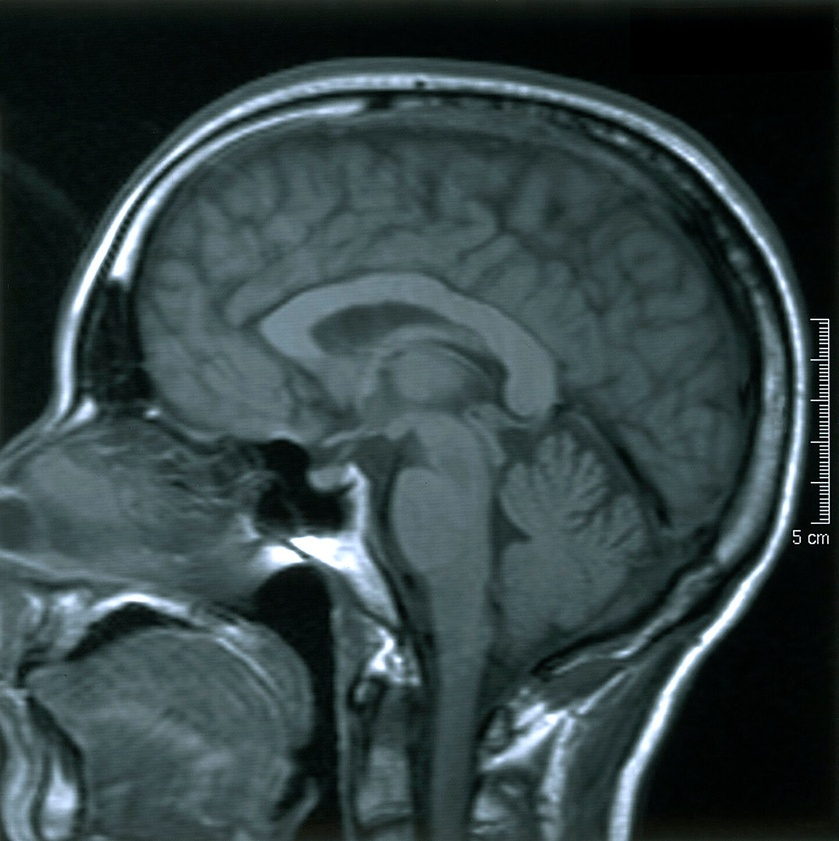
#> input picture IMG/Resonancia1.jpg, 839 x 841 px, shrunk from 1443 x 1448 before the run, found by its file name
$ jupyter execute PDI_ACT2.ipynb
#> lines starting #> are read from the running program, lines starting #| are printed output that depends on the picture
# Parte I.- Procesamiento geométrico
## *Ejercicio 1: Traslación*

[cell 1]
import cv2
import numpy as np
import matplotlib.pyplot as plt

#Cargar Imagen
img = cv2.imread('Resonancia1.jpg', cv2.IMREAD_GRAYSCALE)
#> img: shape (841, 839); min 0, max 255, mean 62.6

#Obtener Dimensiones de la Imagen
alto, ancho = img.shape
#> alto = 841; ancho = 839

#Definir Matriz de Traslación
tx, ty = 50, 30  # Desplazamiento en X e Y
M = np.float32([[1, 0, tx], [0, 1, ty]])
txf, tyf = 20.5, 15.5  # Desplazamiento en X e Y con decimales
Mf = np.float32([[1, 0, txf], [0, 1, tyf]])

#Aplicar Transformación
img_t = cv2.warpAffine(img, M, (ancho, alto))
img_tf = cv2.warpAffine(img, Mf, (ancho, alto), flags=cv2.INTER_LINEAR)
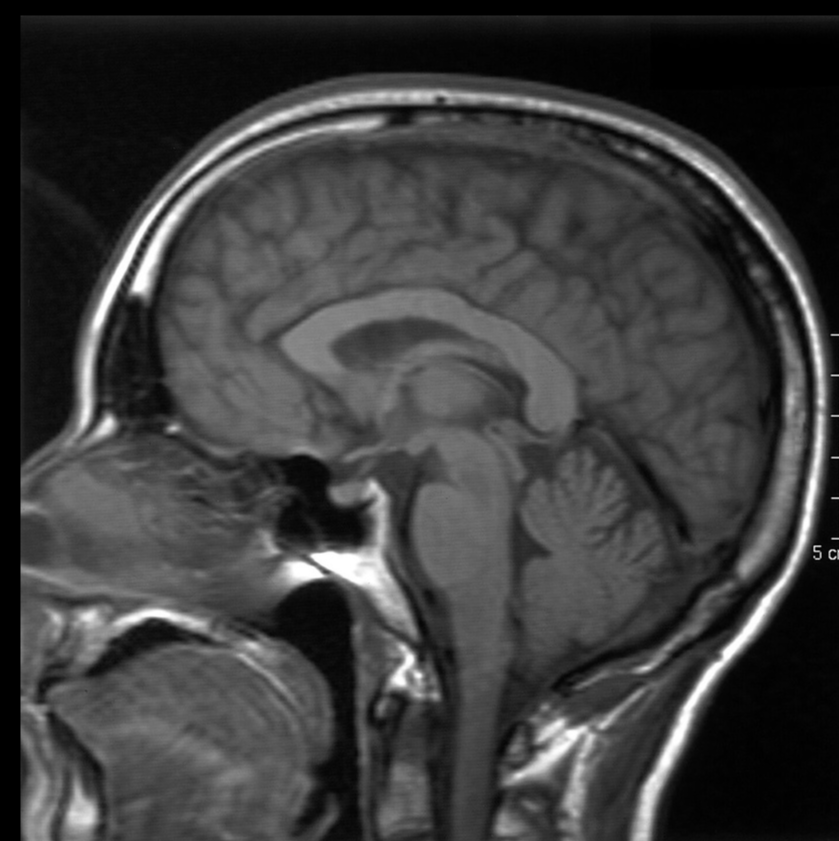
#> img_tf: shape (841, 839); min 0, max 255, mean 61.1

#Visualizar Imágenes
plt.figure(figsize=(10, 5))
plt.subplot(1, 3, 1)
plt.imshow(img, cmap="gray")
plt.title("Imagen Original")
plt.axis("off")

plt.subplot(1, 3, 2)
plt.imshow(img_t, cmap="gray")
plt.title("Imagen Trasladada")
plt.axis("off")

plt.subplot(1, 3, 3)
plt.imshow(img_tf, cmap="gray")
plt.title("Imagen Trasladada (Decimales)")
plt.axis("off")

plt.show()

## *Ejercicio 2: Rotación*

[cell 2]
# Definir rotación (30° alrededor del centro de la imagen)
angulo = 45
centro = (ancho // 2, alto // 2)  # Centro de la imagen
#> centro = (419, 420)
escala = 1.0  # Sin cambios en el tamaño

M_rotacion = cv2.getRotationMatrix2D(centro, angulo, escala)

# Aplicar rotación sobre la imagen trasladada
img_r = cv2.warpAffine(img, M_rotacion, (ancho, alto))
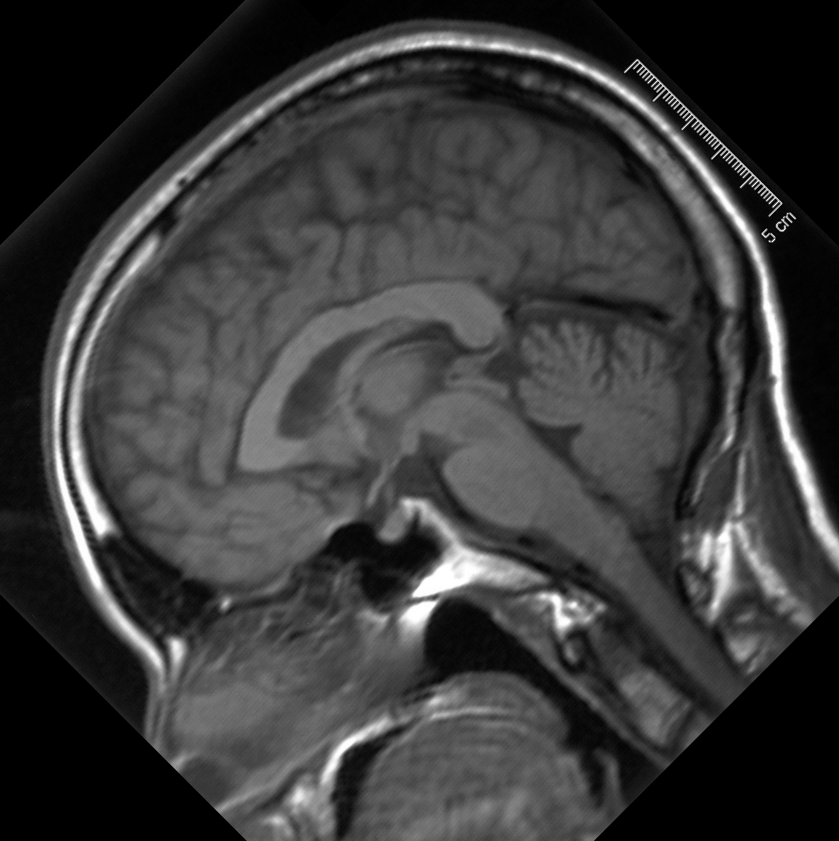
#> img_r: shape (841, 839); min 0, max 255, mean 57.8

#Visualizar Imágenes
plt.figure(figsize=(10, 5))
plt.subplot(1, 2, 1)
plt.imshow(img, cmap="gray")
plt.title("Imagen Original")
plt.axis("off")

plt.subplot(1, 2, 2)
plt.imshow(img_r, cmap="gray")
plt.title("Imagen Rotada")
plt.axis("off")

plt.show()

## *Ejercicio 3: Escala*

[cell 3]
# Definir escala
angulo = 0
centro = (ancho // 2, alto // 2)  # Centro de la imagen
escala1 = 1.5
escala2 = 0.5

M_escala1 = cv2.getRotationMatrix2D(centro, angulo, escala1)
#> M_escala1 = [[1.5, 0, -209.5], [0, 1.5, -210]]
M_escala2 = cv2.getRotationMatrix2D(centro, angulo, escala2)
#> M_escala2 = [[0.5, 0, 209.5], [0, 0.5, 210]]

# Aplicar rotación sobre la imagen trasladada
img_e1 = cv2.warpAffine(img, M_escala1, (ancho, alto))
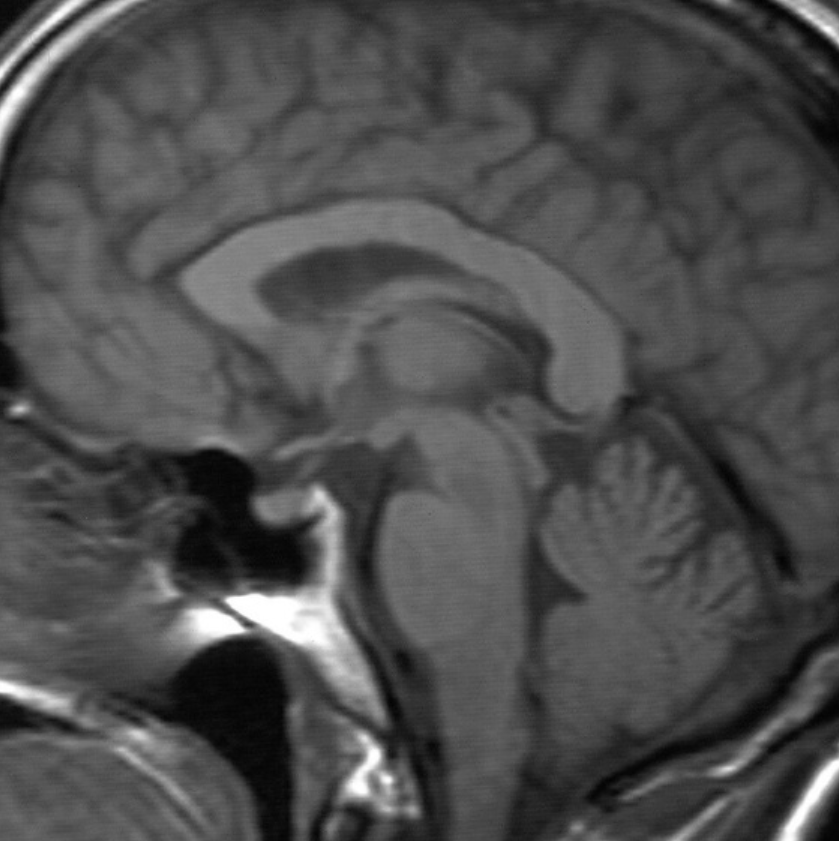
#> img_e1: shape (841, 839); min 2, max 255, mean 77.9
img_e2 = cv2.warpAffine(img, M_escala2, (ancho, alto))
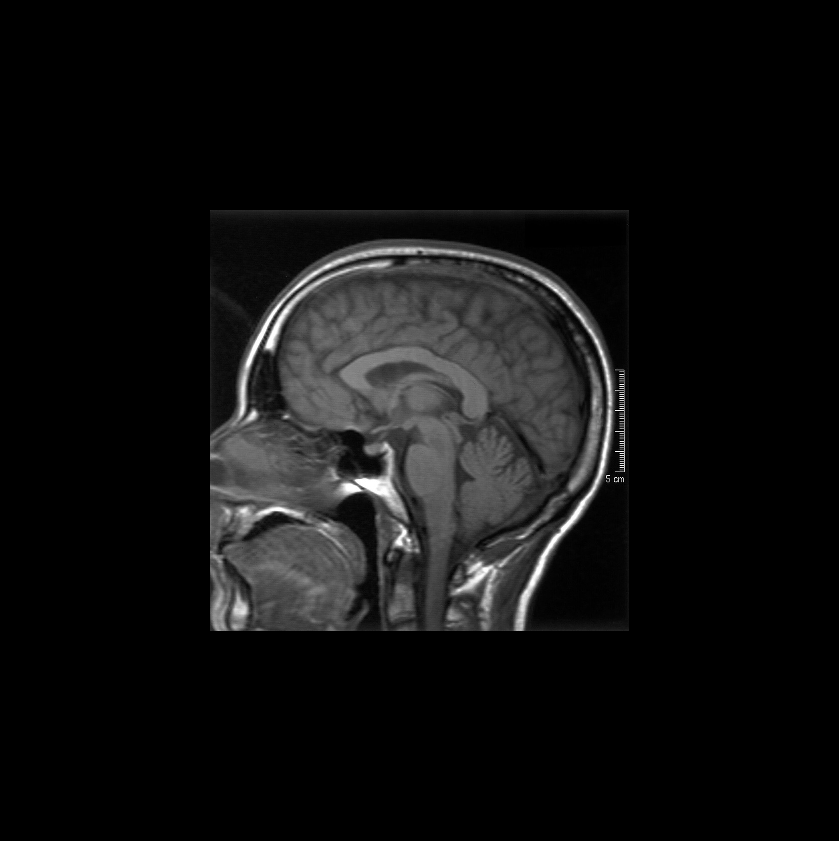
#> img_e2: shape (841, 839); min 0, max 255, mean 15.7

#Visualizar Imágenes
plt.figure(figsize=(10, 5))
plt.subplot(1, 3, 1)
plt.imshow(img, cmap="gray")
plt.title("Imagen Original")
plt.axis("off")

plt.subplot(1, 3, 2)
plt.imshow(img_e1, cmap="gray")
plt.title("Imagen Escalada al 150%")
plt.axis("off")

plt.subplot(1, 3, 3)
plt.imshow(img_e2, cmap="gray")
plt.title("Imagen Escalada al 50%")
plt.axis("off")

plt.show()

# Parte II.- Ecualización de histograma
## *Ejercicio 1: Ecualización*

[cell 4]
#Cargar Imagen
img2 = cv2.imread('Resonancia2.jpg', cv2.IMREAD_GRAYSCALE)
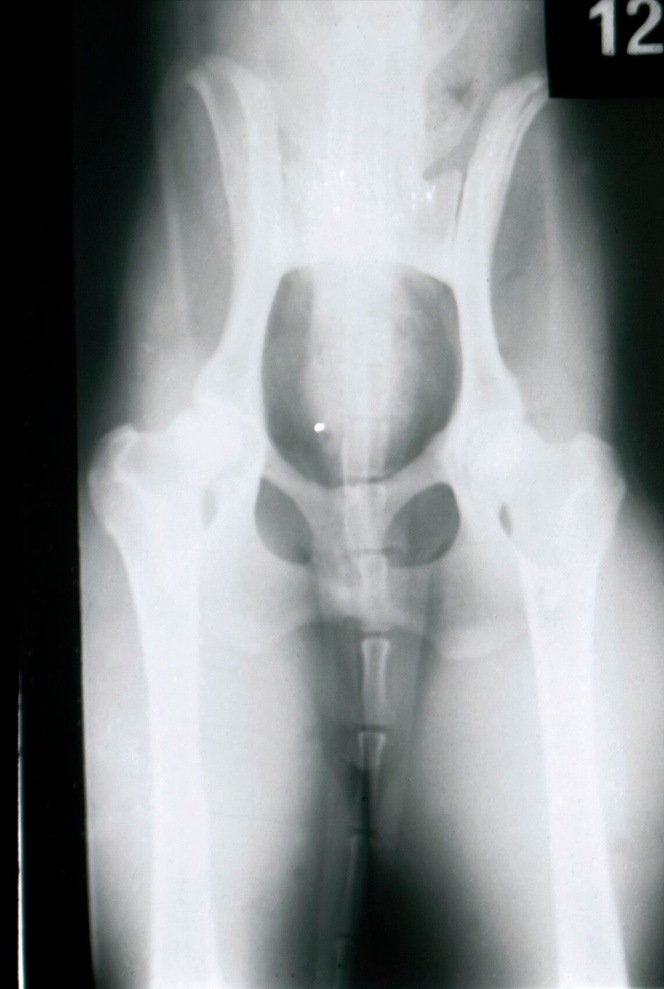
#> input picture IMG/Resonancia2.jpg, 664 x 989 px, shrunk from 1142 x 1702 before the run, found by its file name
#> img2: shape (989, 664); min 0, max 255, mean 143.8

# Aplicar ecualización de histograma
img_ez = cv2.equalizeHist(img2)
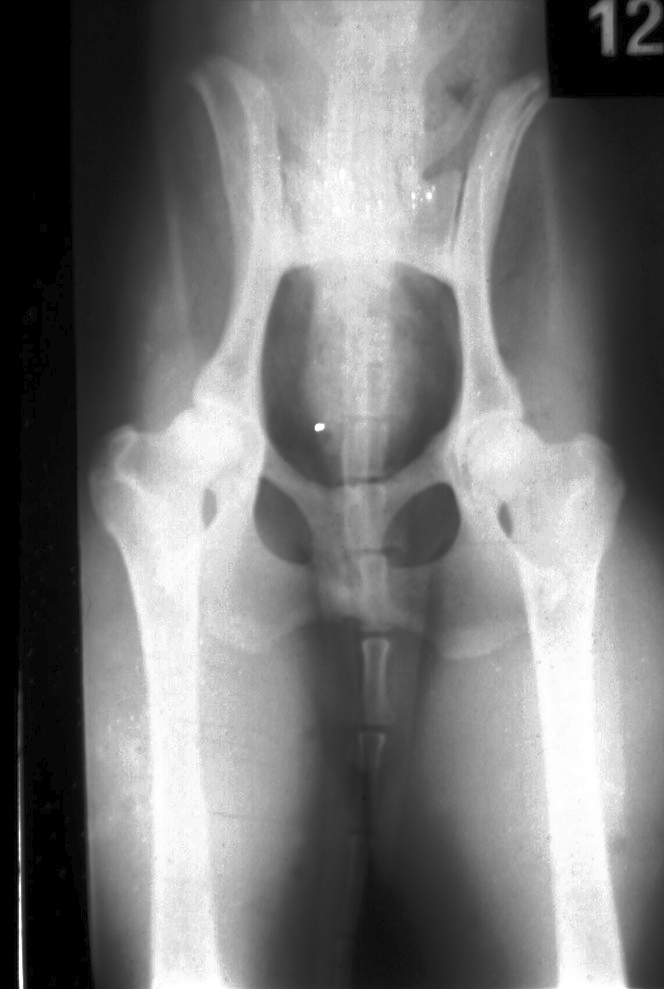
#> img_ez: shape (989, 664); min 0, max 255, mean 118.7

# Calcular histogramas antes y después
hist_img2 = cv2.calcHist([img2], [0], None, [256], [0,256])
#> hist_img2 = 256 values, max 50246 at index 0, min 25 at index 255, mean 2565.2
hist_ez = cv2.calcHist([img_ez], [0], None, [256], [0,256])
#> hist_ez = 256 values, max 50246 at index 0, min 0 at index 1, mean 2565.2

# Mostrar imágenes e histogramas
plt.figure(figsize=(10,5))

plt.subplot(2,2,1)
plt.imshow(img2, cmap="gray")
plt.title("Imagen Original")
plt.axis("off")

plt.subplot(2,2,2)
plt.plot(hist_img2, color="black")
plt.title("Histograma Original")
plt.xlabel("Intensidad")
plt.ylabel("Frecuencia")

plt.subplot(2,2,3)
plt.imshow(img_ez, cmap="gray")
plt.title("Imagen Ecualizada")
plt.axis("off")

plt.subplot(2,2,4)
plt.plot(hist_ez, color="black")
plt.title("Histograma Ecualizado")
plt.xlabel("Intensidad")
plt.ylabel("Frecuencia")

plt.tight_layout()
plt.show()
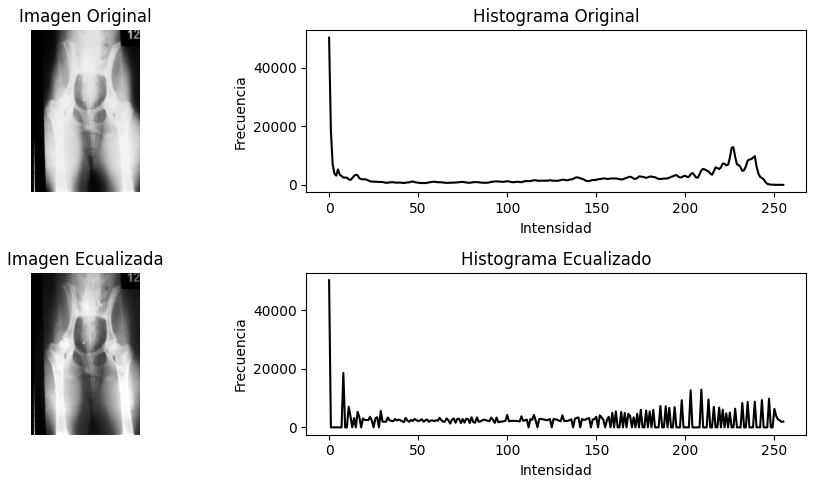
#> figure drawn by matplotlib, 4 panels; panel 2: curve peaks at x = 0, y = 50246; panel 4: curve peaks at x = 0, y = 50246
